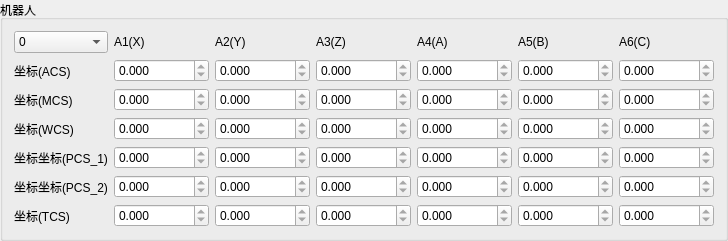
        <widget class="QGroupBox" name="groupBox_5">
         <property name="title">
          <string>机器人</string>
         </property>
         <layout class="QGridLayout" name="gridLayout_5">
          <item row="0" column="0">
           <widget class="QComboBox" name="cbRobotSel">
            <item>
             <property name="text">
              <string>0</string>
             </property>
            </item>
            <item>
             <property name="text">
              <string>1</string>
             </property>
            </item>
            <item>
             <property name="text">
              <string>2</string>
             </property>
            </item>
            <item>
             <property name="text">
              <string>3</string>
             </property>
            </item>
            <item>
             <property name="text">
              <string>4</string>
             </property>
            </item>
            <item>
             <property name="text">
              <string>5</string>
             </property>
            </item>
            <item>
             <property name="text">
              <string>6</string>
             </property>
            </item>
            <item>
             <property name="text">
              <string>7</string>
             </property>
            </item>
            <item>
             <property name="text">
              <string>8</string>
             </property>
            </item>
            <item>
             <property name="text">
              <string>9</string>
             </property>
            </item>
           </widget>
          </item>
          <item row="0" column="1">
           <widget class="QLabel" name="lbHomeStatus_6">
            <property name="text">
             <string>A1(X)</string>
            </property>
           </widget>
          </item>
          <item row="0" column="2">
           <widget class="QLabel" name="lbHomeStatus_7">
            <property name="text">
             <string>A2(Y)</string>
            </property>
           </widget>
          </item>
          <item row="0" column="3">
           <widget class="QLabel" name="lbHomeStatus_18">
            <property name="text">
             <string>A3(Z)</string>
            </property>
           </widget>
          </item>
          <item row="0" column="4">
           <widget class="QLabel" name="lbHomeStatus_20">
            <property name="text">
             <string>A4(A)</string>
            </property>
           </widget>
          </item>
          <item row="0" column="5">
           <widget class="QLabel" name="lbHomeStatus_50">
            <property name="text">
             <string>A5(B)</string>
            </property>
           </widget>
          </item>
          <item row="0" column="6">
           <widget class="QLabel" name="label_19">
            <property name="text">
             <string>A6(C)</string>
            </property>
           </widget>
          </item>
          <item row="1" column="0">
           <widget class="QLabel" name="label_24">
            <property name="text">
             <string>坐标(ACS)</string>
            </property>
           </widget>
          </item>
          <item row="1" column="1">
           <widget class="QDoubleSpinBox" name="txRobotAcsPos_A1">
            <property name="enabled">
             <bool>true</bool>
            </property>
            <property name="readOnly">
             <bool>true</bool>
            </property>
            <property name="decimals">
             <number>3</number>
            </property>
            <property name="minimum">
             <double>-999999.000000000000000</double>
            </property>
            <property name="maximum">
             <double>999999.989999999990687</double>
            </property>
           </widget>
          </item>
          <item row="1" column="2">
           <widget class="QDoubleSpinBox" name="txRobotAcsPos_A2">
            <property name="enabled">
             <bool>true</bool>
            </property>
            <property name="readOnly">
             <bool>true</bool>
            </property>
            <property name="decimals">
             <number>3</number>
            </property>
            <property name="minimum">
             <double>-999999.000000000000000</double>
            </property>
            <property name="maximum">
             <double>999999.989999999990687</double>
            </property>
           </widget>
          </item>
          <item row="1" column="3">
           <widget class="QDoubleSpinBox" name="txRobotAcsPos_A3">
            <property name="enabled">
             <bool>true</bool>
            </property>
            <property name="readOnly">
             <bool>true</bool>
            </property>
            <property name="decimals">
             <number>3</number>
            </property>
            <property name="minimum">
             <double>-999999.000000000000000</double>
            </property>
            <property name="maximum">
             <double>999999.989999999990687</double>
            </property>
           </widget>
          </item>
          <item row="1" column="4">
           <widget class="QDoubleSpinBox" name="txRobotAcsPos_A4">
            <property name="enabled">
             <bool>true</bool>
            </property>
            <property name="readOnly">
             <bool>true</bool>
            </property>
            <property name="decimals">
             <number>3</number>
            </property>
            <property name="minimum">
             <double>-999999.000000000000000</double>
            </property>
            <property name="maximum">
             <double>999999.989999999990687</double>
            </property>
           </widget>
          </item>
          <item row="1" column="5">
           <widget class="QDoubleSpinBox" name="txRobotAcsPos_A5">
            <property name="enabled">
             <bool>true</bool>
            </property>
            <property name="readOnly">
             <bool>true</bool>
            </property>
            <property name="decimals">
             <number>3</number>
            </property>
            <property name="minimum">
             <double>-999999.000000000000000</double>
            </property>
            <property name="maximum">
             <double>999999.989999999990687</double>
            </property>
           </widget>
          </item>
          <item row="1" column="6">
           <widget class="QDoubleSpinBox" name="txRobotAcsPos_A6">
            <property name="enabled">
             <bool>true</bool>
            </property>
            <property name="readOnly">
             <bool>true</bool>
            </property>
            <property name="decimals">
             <number>3</number>
            </property>
            <property name="minimum">
             <double>-999999.000000000000000</double>
            </property>
            <property name="maximum">
             <double>999999.989999999990687</double>
            </property>
           </widget>
          </item>
          <item row="2" column="0">
           <widget class="QLabel" name="label_23">
            <property name="text">
             <string>坐标(MCS)</string>
            </property>
           </widget>
          </item>
          <item row="2" column="1">
           <widget class="QDoubleSpinBox" name="txRobotMcsPos_X">
            <property name="enabled">
             <bool>true</bool>
            </property>
            <property name="readOnly">
             <bool>true</bool>
            </property>
            <property name="decimals">
             <number>3</number>
            </property>
            <property name="minimum">
             <double>-999999.000000000000000</double>
            </property>
            <property name="maximum">
             <double>999999.989999999990687</double>
            </property>
           </widget>
          </item>
          <item row="2" column="2">
           <widget class="QDoubleSpinBox" name="txRobotMcsPos_Y">
            <property name="enabled">
             <bool>true</bool>
            </property>
            <property name="readOnly">
             <bool>true</bool>
            </property>
            <property name="decimals">
             <number>3</number>
            </property>
            <property name="minimum">
             <double>-999999.000000000000000</double>
            </property>
            <property name="maximum">
             <double>999999.989999999990687</double>
            </property>
           </widget>
          </item>
          <item row="2" column="3">
           <widget class="QDoubleSpinBox" name="txRobotMcsPos_Z">
            <property name="enabled">
             <bool>true</bool>
            </property>
            <property name="readOnly">
             <bool>true</bool>
            </property>
            <property name="decimals">
             <number>3</number>
            </property>
            <property name="minimum">
             <double>-999999.000000000000000</double>
            </property>
            <property name="maximum">
             <double>999999.989999999990687</double>
            </property>
           </widget>
          </item>
          <item row="2" column="4">
           <widget class="QDoubleSpinBox" name="txRobotMcsPos_A">
            <property name="enabled">
             <bool>true</bool>
            </property>
            <property name="readOnly">
             <bool>true</bool>
            </property>
            <property name="decimals">
             <number>3</number>
            </property>
            <property name="minimum">
             <double>-999999.000000000000000</double>
            </property>
            <property name="maximum">
             <double>999999.989999999990687</double>
            </property>
           </widget>
          </item>
          <item row="2" column="5">
           <widget class="QDoubleSpinBox" name="txRobotMcsPos_B">
            <property name="enabled">
             <bool>true</bool>
            </property>
            <property name="readOnly">
             <bool>true</bool>
            </property>
            <property name="decimals">
             <number>3</number>
            </property>
            <property name="minimum">
             <double>-999999.000000000000000</double>
            </property>
            <property name="maximum">
             <double>999999.989999999990687</double>
            </property>
           </widget>
          </item>
          <item row="2" column="6">
           <widget class="QDoubleSpinBox" name="txRobotMcsPos_C">
            <property name="enabled">
             <bool>true</bool>
            </property>
            <property name="readOnly">
             <bool>true</bool>
            </property>
            <property name="decimals">
             <number>3</number>
            </property>
            <property name="minimum">
             <double>-999999.000000000000000</double>
            </property>
            <property name="maximum">
             <double>999999.989999999990687</double>
            </property>
           </widget>
          </item>
          <item row="3" column="0">
           <widget class="QLabel" name="label_21">
            <property name="text">
             <string>坐标(WCS)</string>
            </property>
           </widget>
          </item>
          <item row="3" column="1">
           <widget class="QDoubleSpinBox" name="txRobotWcsPos_X">
            <property name="enabled">
             <bool>true</bool>
            </property>
            <property name="readOnly">
             <bool>true</bool>
            </property>
            <property name="decimals">
             <number>3</number>
            </property>
            <property name="minimum">
             <double>-999999.000000000000000</double>
            </property>
            <property name="maximum">
             <double>999999.989999999990687</double>
            </property>
           </widget>
          </item>
          <item row="3" column="2">
           <widget class="QDoubleSpinBox" name="txRobotWcsPos_Y">
            <property name="enabled">
             <bool>true</bool>
            </property>
            <property name="readOnly">
             <bool>true</bool>
            </property>
            <property name="decimals">
             <number>3</number>
            </property>
            <property name="minimum">
             <double>-999999.000000000000000</double>
            </property>
            <property name="maximum">
             <double>999999.989999999990687</double>
            </property>
           </widget>
          </item>
          <item row="3" column="3">
           <widget class="QDoubleSpinBox" name="txRobotWcsPos_Z">
            <property name="enabled">
             <bool>true</bool>
            </property>
            <property name="readOnly">
             <bool>true</bool>
            </property>
            <property name="decimals">
             <number>3</number>
            </property>
            <property name="minimum">
             <double>-999999.000000000000000</double>
            </property>
            <property name="maximum">
             <double>999999.989999999990687</double>
            </property>
           </widget>
          </item>
          <item row="3" column="4">
           <widget class="QDoubleSpinBox" name="txRobotWcsPos_A">
            <property name="enabled">
             <bool>true</bool>
            </property>
            <property name="readOnly">
             <bool>true</bool>
            </property>
            <property name="decimals">
             <number>3</number>
            </property>
            <property name="minimum">
             <double>-999999.000000000000000</double>
            </property>
            <property name="maximum">
             <double>999999.989999999990687</double>
            </property>
           </widget>
          </item>
          <item row="3" column="5">
           <widget class="QDoubleSpinBox" name="txRobotWcsPos_B">
            <property name="enabled">
             <bool>true</bool>
            </property>
            <property name="readOnly">
             <bool>true</bool>
            </property>
            <property name="decimals">
             <number>3</number>
            </property>
            <property name="minimum">
             <double>-999999.000000000000000</double>
            </property>
            <property name="maximum">
             <double>999999.989999999990687</double>
            </property>
           </widget>
          </item>
          <item row="3" column="6">
           <widget class="QDoubleSpinBox" name="txRobotWcsPos_C">
            <property name="enabled">
             <bool>true</bool>
            </property>
            <property name="readOnly">
             <bool>true</bool>
            </property>
            <property name="decimals">
             <number>3</number>
            </property>
            <property name="minimum">
             <double>-999999.000000000000000</double>
            </property>
            <property name="maximum">
             <double>999999.989999999990687</double>
            </property>
           </widget>
          </item>
          <item row="4" column="0">
           <widget class="QLabel" name="label_20">
            <property name="text">
             <string>坐标坐标(PCS_1)</string>
            </property>
           </widget>
          </item>
          <item row="4" column="1">
           <widget class="QDoubleSpinBox" name="txRobotPcs1Pos_X">
            <property name="enabled">
             <bool>true</bool>
            </property>
            <property name="readOnly">
             <bool>true</bool>
            </property>
            <property name="decimals">
             <number>3</number>
            </property>
            <property name="minimum">
             <double>-999999.000000000000000</double>
            </property>
            <property name="maximum">
             <double>999999.989999999990687</double>
            </property>
           </widget>
          </item>
          <item row="4" column="2">
           <widget class="QDoubleSpinBox" name="txRobotPcs1Pos_Y">
            <property name="enabled">
             <bool>true</bool>
            </property>
            <property name="readOnly">
             <bool>true</bool>
            </property>
            <property name="decimals">
             <number>3</number>
            </property>
            <property name="minimum">
             <double>-999999.000000000000000</double>
            </property>
            <property name="maximum">
             <double>999999.989999999990687</double>
            </property>
           </widget>
          </item>
          <item row="4" column="3">
           <widget class="QDoubleSpinBox" name="txRobotPcs1Pos_Z">
            <property name="enabled">
             <bool>true</bool>
            </property>
            <property name="readOnly">
             <bool>true</bool>
            </property>
            <property name="decimals">
             <number>3</number>
            </property>
            <property name="minimum">
             <double>-999999.000000000000000</double>
            </property>
            <property name="maximum">
             <double>999999.989999999990687</double>
            </property>
           </widget>
          </item>
          <item row="4" column="4">
           <widget class="QDoubleSpinBox" name="txRobotPcs1Pos_A">
            <property name="enabled">
             <bool>true</bool>
            </property>
            <property name="readOnly">
             <bool>true</bool>
            </property>
            <property name="decimals">
             <number>3</number>
            </property>
            <property name="minimum">
             <double>-999999.000000000000000</double>
            </property>
            <property name="maximum">
             <double>999999.989999999990687</double>
            </property>
           </widget>
          </item>
          <item row="4" column="5">
           <widget class="QDoubleSpinBox" name="txRobotPcs1Pos_B">
            <property name="enabled">
             <bool>true</bool>
            </property>
            <property name="readOnly">
             <bool>true</bool>
            </property>
            <property name="decimals">
             <number>3</number>
            </property>
            <property name="minimum">
             <double>-999999.000000000000000</double>
            </property>
            <property name="maximum">
             <double>999999.989999999990687</double>
            </property>
           </widget>
          </item>
          <item row="4" column="6">
           <widget class="QDoubleSpinBox" name="txRobotPcs1Pos_C">
            <property name="enabled">
             <bool>true</bool>
            </property>
            <property name="readOnly">
             <bool>true</bool>
            </property>
            <property name="decimals">
             <number>3</number>
            </property>
            <property name="minimum">
             <double>-999999.000000000000000</double>
            </property>
            <property name="maximum">
             <double>999999.989999999990687</double>
            </property>
           </widget>
          </item>
          <item row="5" column="0">
           <widget class="QLabel" name="label_22">
            <property name="text">
             <string>坐标坐标(PCS_2)</string>
            </property>
           </widget>
          </item>
          <item row="5" column="1">
           <widget class="QDoubleSpinBox" name="txRobotPcs2Pos_X">
            <property name="enabled">
             <bool>true</bool>
            </property>
            <property name="readOnly">
             <bool>true</bool>
            </property>
            <property name="decimals">
             <number>3</number>
            </property>
            <property name="minimum">
             <double>-999999.000000000000000</double>
            </property>
            <property name="maximum">
             <double>999999.989999999990687</double>
            </property>
           </widget>
          </item>
          <item row="5" column="2">
           <widget class="QDoubleSpinBox" name="txRobotPcs2Pos_Y">
            <property name="enabled">
             <bool>true</bool>
            </property>
            <property name="readOnly">
             <bool>true</bool>
            </property>
            <property name="decimals">
             <number>3</number>
            </property>
            <property name="minimum">
             <double>-999999.000000000000000</double>
            </property>
            <property name="maximum">
             <double>999999.989999999990687</double>
            </property>
           </widget>
          </item>
          <item row="5" column="3">
           <widget class="QDoubleSpinBox" name="txRobotPcs2Pos_Z">
            <property name="enabled">
             <bool>true</bool>
            </property>
            <property name="readOnly">
             <bool>true</bool>
            </property>
            <property name="decimals">
             <number>3</number>
            </property>
            <property name="minimum">
             <double>-999999.000000000000000</double>
            </property>
            <property name="maximum">
             <double>999999.989999999990687</double>
            </property>
           </widget>
          </item>
          <item row="5" column="4">
           <widget class="QDoubleSpinBox" name="txRobotPcs2Pos_A">
            <property name="enabled">
             <bool>true</bool>
            </property>
            <property name="readOnly">
             <bool>true</bool>
            </property>
            <property name="decimals">
             <number>3</number>
            </property>
            <property name="minimum">
             <double>-999999.000000000000000</double>
            </property>
            <property name="maximum">
             <double>999999.989999999990687</double>
            </property>
           </widget>
          </item>
          <item row="5" column="5">
           <widget class="QDoubleSpinBox" name="txRobotPcs2Pos_B">
            <property name="enabled">
             <bool>true</bool>
            </property>
            <property name="readOnly">
             <bool>true</bool>
            </property>
            <property name="decimals">
             <number>3</number>
            </property>
            <property name="minimum">
             <double>-999999.000000000000000</double>
            </property>
            <property name="maximum">
             <double>999999.989999999990687</double>
            </property>
           </widget>
          </item>
          <item row="5" column="6">
           <widget class="QDoubleSpinBox" name="txRobotPcs2Pos_C">
            <property name="enabled">
             <bool>true</bool>
            </property>
            <property name="readOnly">
             <bool>true</bool>
            </property>
            <property name="decimals">
             <number>3</number>
            </property>
            <property name="minimum">
             <double>-999999.000000000000000</double>
            </property>
            <property name="maximum">
             <double>999999.989999999990687</double>
            </property>
           </widget>
          </item>
          <item row="6" column="0">
           <widget class="QLabel" name="label_25">
            <property name="text">
             <string>坐标(TCS)</string>
            </property>
           </widget>
          </item>
          <item row="6" column="1">
           <widget class="QDoubleSpinBox" name="txRobotTcsPos_X">
            <property name="enabled">
             <bool>true</bool>
            </property>
            <property name="readOnly">
             <bool>true</bool>
            </property>
            <property name="decimals">
             <number>3</number>
            </property>
            <property name="minimum">
             <double>-999999.000000000000000</double>
            </property>
            <property name="maximum">
             <double>999999.989999999990687</double>
            </property>
           </widget>
          </item>
          <item row="6" column="2">
           <widget class="QDoubleSpinBox" name="txRobotTcsPos_Y">
            <property name="enabled">
             <bool>true</bool>
            </property>
            <property name="readOnly">
             <bool>true</bool>
            </property>
            <property name="decimals">
             <number>3</number>
            </property>
            <property name="minimum">
             <double>-999999.000000000000000</double>
            </property>
            <property name="maximum">
             <double>999999.989999999990687</double>
            </property>
           </widget>
          </item>
          <item row="6" column="3">
           <widget class="QDoubleSpinBox" name="txRobotTcsPos_Z">
            <property name="enabled">
             <bool>true</bool>
            </property>
            <property name="readOnly">
             <bool>true</bool>
            </property>
            <property name="decimals">
             <number>3</number>
            </property>
            <property name="minimum">
             <double>-999999.000000000000000</double>
            </property>
            <property name="maximum">
             <double>999999.989999999990687</double>
            </property>
           </widget>
          </item>
          <item row="6" column="4">
           <widget class="QDoubleSpinBox" name="txRobotTcsPos_A">
            <property name="enabled">
             <bool>true</bool>
            </property>
            <property name="readOnly">
             <bool>true</bool>
            </property>
            <property name="decimals">
             <number>3</number>
            </property>
            <property name="minimum">
             <double>-999999.000000000000000</double>
            </property>
            <property name="maximum">
             <double>999999.989999999990687</double>
            </property>
           </widget>
          </item>
          <item row="6" column="5">
           <widget class="QDoubleSpinBox" name="txRobotTcsPos_B">
            <property name="enabled">
             <bool>true</bool>
            </property>
            <property name="readOnly">
             <bool>true</bool>
            </property>
            <property name="decimals">
             <number>3</number>
            </property>
            <property name="minimum">
             <double>-999999.000000000000000</double>
            </property>
            <property name="maximum">
             <double>999999.989999999990687</double>
            </property>
           </widget>
          </item>
          <item row="6" column="6">
           <widget class="QDoubleSpinBox" name="txRobotTcsPos_C">
            <property name="enabled">
             <bool>true</bool>
            </property>
            <property name="readOnly">
             <bool>true</bool>
            </property>
            <property name="decimals">
             <number>3</number>
            </property>
            <property name="minimum">
             <double>-999999.000000000000000</double>
            </property>
            <property name="maximum">
             <double>999999.989999999990687</double>
            </property>
           </widget>
          </item>
         </layout>
        </widget>
